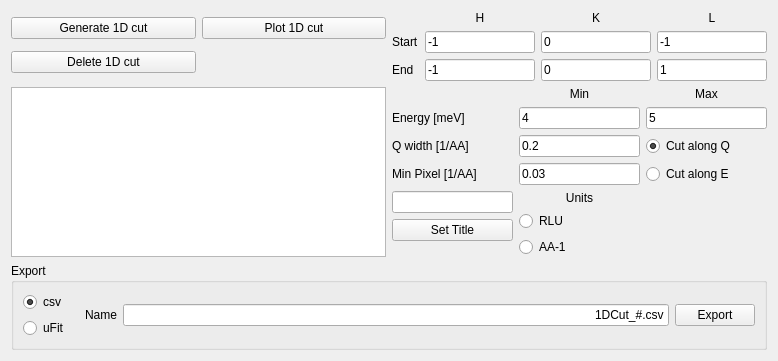
<?xml version="1.0" encoding="UTF-8"?>
<ui version="4.0">
 <class>Form</class>
 <widget class="QWidget" name="Form">
  <property name="geometry">
   <rect>
    <x>0</x>
    <y>0</y>
    <width>778</width>
    <height>340</height>
   </rect>
  </property>
  <property name="windowTitle">
   <string>Form</string>
  </property>
  <layout class="QVBoxLayout" name="verticalLayout_2">
   <item>
    <layout class="QGridLayout" name="gridLayout">
     <item row="0" column="0">
      <layout class="QGridLayout" name="gridLayout_2">
       <item row="0" column="0">
        <widget class="QPushButton" name="Cut1D_Generate1D_button">
         <property name="text">
          <string>Generate 1D cut</string>
         </property>
        </widget>
       </item>
       <item row="0" column="1">
        <widget class="QPushButton" name="Cut1D_plot_button">
         <property name="text">
          <string>Plot 1D cut</string>
         </property>
        </widget>
       </item>
       <item row="1" column="0">
        <widget class="QPushButton" name="Cut1D_Delete1D_button">
         <property name="text">
          <string>Delete 1D cut</string>
         </property>
        </widget>
       </item>
      </layout>
     </item>
     <item row="1" column="0">
      <widget class="QListView" name="Cut1D_listView">
       <property name="alternatingRowColors">
        <bool>true</bool>
       </property>
       <property name="selectionMode">
        <enum>QAbstractItemView::ExtendedSelection</enum>
       </property>
      </widget>
     </item>
     <item row="0" column="1">
      <layout class="QGridLayout" name="gridLayout_3">
       <item row="1" column="0">
        <widget class="QLabel" name="label_6">
         <property name="text">
          <string>Start</string>
         </property>
        </widget>
       </item>
       <item row="2" column="0">
        <widget class="QLabel" name="label_7">
         <property name="text">
          <string>End</string>
         </property>
        </widget>
       </item>
       <item row="2" column="1">
        <widget class="QLineEdit" name="Cut1D_HEnd_lineEdit">
         <property name="text">
          <string>-1</string>
         </property>
        </widget>
       </item>
       <item row="1" column="1">
        <widget class="QLineEdit" name="Cut1D_HStart_lineEdit">
         <property name="text">
          <string>-1</string>
         </property>
        </widget>
       </item>
       <item row="0" column="2">
        <widget class="QLabel" name="Cut1D_Klabel">
         <property name="text">
          <string>K</string>
         </property>
         <property name="alignment">
          <set>Qt::AlignCenter</set>
         </property>
        </widget>
       </item>
       <item row="0" column="1">
        <widget class="QLabel" name="Cut1D_Hlabel">
         <property name="text">
          <string>H</string>
         </property>
         <property name="alignment">
          <set>Qt::AlignCenter</set>
         </property>
        </widget>
       </item>
       <item row="0" column="3">
        <widget class="QLabel" name="Cut1D_Llabel">
         <property name="text">
          <string>L</string>
         </property>
         <property name="alignment">
          <set>Qt::AlignCenter</set>
         </property>
        </widget>
       </item>
       <item row="1" column="2">
        <widget class="QLineEdit" name="Cut1D_KStart_lineEdit">
         <property name="text">
          <string>0</string>
         </property>
        </widget>
       </item>
       <item row="2" column="2">
        <widget class="QLineEdit" name="Cut1D_KEnd_lineEdit">
         <property name="text">
          <string>0</string>
         </property>
        </widget>
       </item>
       <item row="1" column="3">
        <widget class="QLineEdit" name="Cut1D_LStart_lineEdit">
         <property name="text">
          <string>-1</string>
         </property>
        </widget>
       </item>
       <item row="2" column="3">
        <widget class="QLineEdit" name="Cut1D_LEnd_lineEdit">
         <property name="text">
          <string>1</string>
         </property>
        </widget>
       </item>
      </layout>
     </item>
     <item row="1" column="1">
      <layout class="QGridLayout" name="gridLayout_4">
       <item row="1" column="1">
        <widget class="QLineEdit" name="Cut1D_EMin_lineEdit">
         <property name="text">
          <string>4</string>
         </property>
        </widget>
       </item>
       <item row="1" column="2">
        <widget class="QLineEdit" name="Cut1D_EMax_lineEdit">
         <property name="text">
          <string>5</string>
         </property>
        </widget>
       </item>
       <item row="1" column="0">
        <widget class="QLabel" name="label_9">
         <property name="text">
          <string>Energy [meV]</string>
         </property>
        </widget>
       </item>
       <item row="5" column="1">
        <layout class="QVBoxLayout" name="verticalLayout_5">
         <item>
          <widget class="QLabel" name="label_3">
           <property name="text">
            <string>Units</string>
           </property>
           <property name="alignment">
            <set>Qt::AlignCenter</set>
           </property>
          </widget>
         </item>
         <item>
          <widget class="QRadioButton" name="Cut1D_SelectUnits_RLU_radioButton">
           <property name="text">
            <string>RLU</string>
           </property>
           <property name="checked">
            <bool>true</bool>
           </property>
          </widget>
         </item>
         <item>
          <widget class="QRadioButton" name="Cut1D_SelectUnits_AA_radioButton">
           <property name="text">
            <string>AA-1</string>
           </property>
          </widget>
         </item>
         <item>
          <spacer name="verticalSpacer_3">
           <property name="orientation">
            <enum>Qt::Vertical</enum>
           </property>
           <property name="sizeHint" stdset="0">
            <size>
             <width>20</width>
             <height>3</height>
            </size>
           </property>
          </spacer>
         </item>
        </layout>
       </item>
       <item row="3" column="2">
        <widget class="QRadioButton" name="Cut1D_SelectCut_Q_radioButton_2">
         <property name="text">
          <string>Cut along E</string>
         </property>
         <attribute name="buttonGroup">
          <string notr="true">buttonGroup</string>
         </attribute>
        </widget>
       </item>
       <item row="2" column="2">
        <widget class="QRadioButton" name="Cut1D_SelectCut_Q_radioButton">
         <property name="text">
          <string>Cut along Q</string>
         </property>
         <property name="checked">
          <bool>true</bool>
         </property>
         <attribute name="buttonGroup">
          <string notr="true">buttonGroup</string>
         </attribute>
        </widget>
       </item>
       <item row="2" column="1">
        <widget class="QLineEdit" name="Cut1D_Width_lineEdit">
         <property name="text">
          <string>0.2</string>
         </property>
        </widget>
       </item>
       <item row="0" column="1">
        <widget class="QLabel" name="label_2">
         <property name="text">
          <string>Min</string>
         </property>
         <property name="alignment">
          <set>Qt::AlignCenter</set>
         </property>
        </widget>
       </item>
       <item row="5" column="0">
        <layout class="QVBoxLayout" name="verticalLayout">
         <item>
          <widget class="QLineEdit" name="Cut1D_SetTitle_lineEdit"/>
         </item>
         <item>
          <widget class="QPushButton" name="Cut1D_SetTitle_button">
           <property name="text">
            <string>Set Title</string>
           </property>
          </widget>
         </item>
         <item>
          <spacer name="verticalSpacer_5">
           <property name="orientation">
            <enum>Qt::Vertical</enum>
           </property>
           <property name="sizeHint" stdset="0">
            <size>
             <width>20</width>
             <height>40</height>
            </size>
           </property>
          </spacer>
         </item>
        </layout>
       </item>
       <item row="0" column="2">
        <widget class="QLabel" name="label_8">
         <property name="text">
          <string>Max</string>
         </property>
         <property name="alignment">
          <set>Qt::AlignCenter</set>
         </property>
        </widget>
       </item>
       <item row="3" column="0">
        <widget class="QLabel" name="label_11">
         <property name="text">
          <string>Min Pixel [1/AA]</string>
         </property>
        </widget>
       </item>
       <item row="2" column="0">
        <widget class="QLabel" name="label_10">
         <property name="text">
          <string>Q width [1/AA]</string>
         </property>
        </widget>
       </item>
       <item row="3" column="1">
        <widget class="QLineEdit" name="Cut1D_MinPixel_lineEdit">
         <property name="text">
          <string>0.03</string>
         </property>
        </widget>
       </item>
      </layout>
     </item>
    </layout>
   </item>
   <item>
    <widget class="QGroupBox" name="groupBox">
     <property name="title">
      <string>Export</string>
     </property>
     <layout class="QHBoxLayout" name="horizontalLayout_2">
      <item>
       <layout class="QVBoxLayout" name="verticalLayout_3">
        <property name="sizeConstraint">
         <enum>QLayout::SetFixedSize</enum>
        </property>
        <property name="rightMargin">
         <number>10</number>
        </property>
        <item>
         <widget class="QRadioButton" name="Cut1D_ExporCSV_radioButton">
          <property name="text">
           <string>csv</string>
          </property>
          <property name="checked">
           <bool>true</bool>
          </property>
          <attribute name="buttonGroup">
           <string notr="true">buttonGroup_2</string>
          </attribute>
         </widget>
        </item>
        <item>
         <widget class="QRadioButton" name="Cut1D_ExporUFIT_radioButton">
          <property name="text">
           <string>uFit</string>
          </property>
          <attribute name="buttonGroup">
           <string notr="true">buttonGroup_2</string>
          </attribute>
         </widget>
        </item>
       </layout>
      </item>
      <item>
       <widget class="QLabel" name="label">
        <property name="text">
         <string>Name</string>
        </property>
       </widget>
      </item>
      <item>
       <widget class="QLineEdit" name="Cut1D_ExportName_lineEdit">
        <property name="text">
         <string>1DCut_#.csv</string>
        </property>
        <property name="alignment">
         <set>Qt::AlignRight|Qt::AlignTrailing|Qt::AlignVCenter</set>
        </property>
       </widget>
      </item>
      <item>
       <widget class="QPushButton" name="Cut1D_Export1D_button">
        <property name="text">
         <string>Export</string>
        </property>
       </widget>
      </item>
     </layout>
    </widget>
   </item>
  </layout>
 </widget>
 <tabstops>
  <tabstop>Cut1D_Generate1D_button</tabstop>
  <tabstop>Cut1D_plot_button</tabstop>
  <tabstop>Cut1D_Delete1D_button</tabstop>
  <tabstop>Cut1D_listView</tabstop>
  <tabstop>Cut1D_HStart_lineEdit</tabstop>
  <tabstop>Cut1D_KStart_lineEdit</tabstop>
  <tabstop>Cut1D_LStart_lineEdit</tabstop>
  <tabstop>Cut1D_HEnd_lineEdit</tabstop>
  <tabstop>Cut1D_KEnd_lineEdit</tabstop>
  <tabstop>Cut1D_LEnd_lineEdit</tabstop>
  <tabstop>Cut1D_EMin_lineEdit</tabstop>
  <tabstop>Cut1D_EMax_lineEdit</tabstop>
  <tabstop>Cut1D_Width_lineEdit</tabstop>
  <tabstop>Cut1D_MinPixel_lineEdit</tabstop>
  <tabstop>Cut1D_SelectCut_Q_radioButton</tabstop>
  <tabstop>Cut1D_SelectCut_Q_radioButton_2</tabstop>
  <tabstop>Cut1D_SetTitle_lineEdit</tabstop>
  <tabstop>Cut1D_SetTitle_button</tabstop>
  <tabstop>Cut1D_SelectUnits_RLU_radioButton</tabstop>
  <tabstop>Cut1D_SelectUnits_AA_radioButton</tabstop>
 </tabstops>
 <resources/>
 <connections/>
 <buttongroups>
  <buttongroup name="buttonGroup_2"/>
  <buttongroup name="buttonGroup"/>
 </buttongroups>
</ui>
